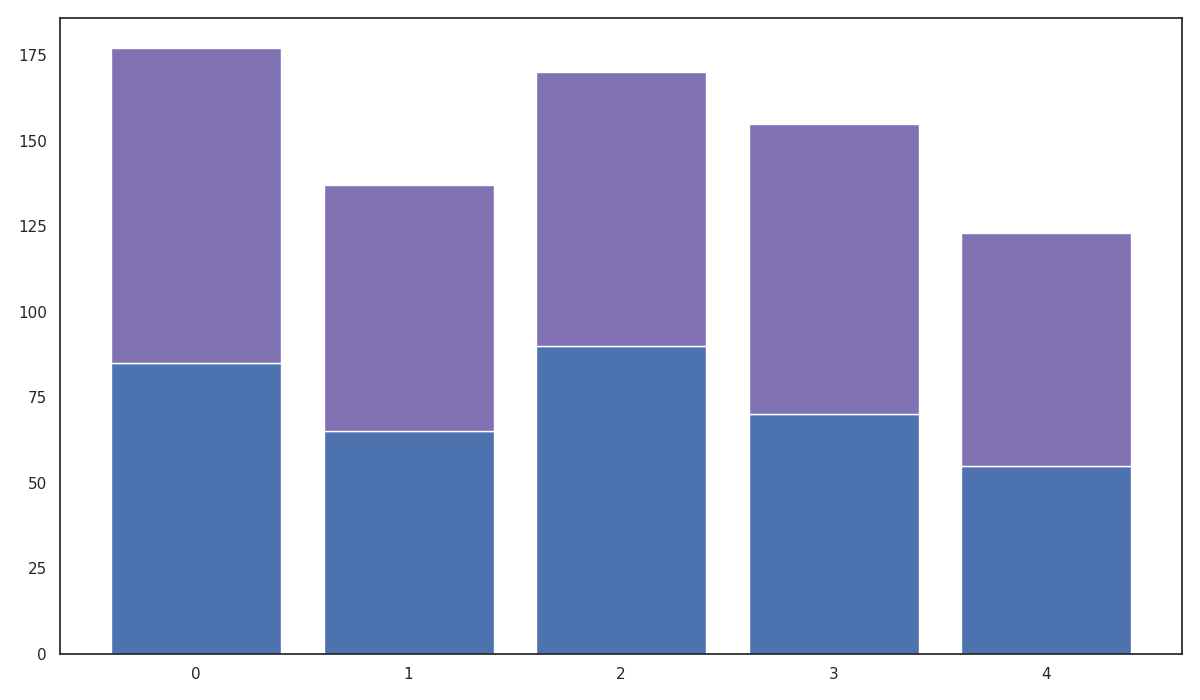

The Python source for this figure:
import matplotlib.pyplot as plt
import numpy as np

xenon_popularity = [85, 65, 90, 70, 55]
orbis_popularity = [92, 72, 80, 85, 68]

fig, ax = plt.subplots(figsize=(12, 7))
r = np.arange(len(xenon_popularity))
ax.bar(r, xenon_popularity, color='b')
ax.bar(r, orbis_popularity, color='m', bottom=xenon_popularity)

plt.tight_layout()
plt.show()
